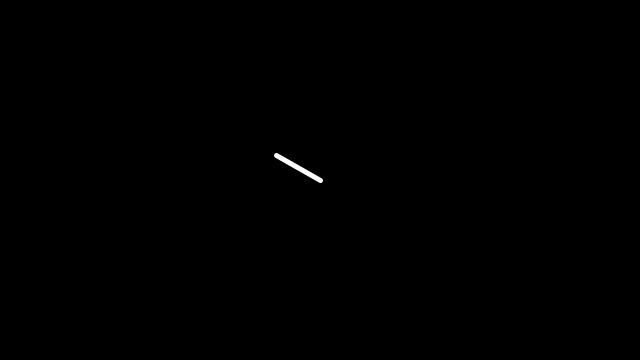
Frame 1 (no input)
Frame 60 (the mouse pressed at the canvas centre just before this capture): identical to frame 1, image omitted
Frame 120 (the mouse held since frame 60 and released just before this capture): blank canvas, image omitted

The Processing sketch that drew this single still picture (run headless with seeded random() and noise(); from frame 60 on, the mouse is pressed at the canvas centre):

// Processing sketch: ex7_vector_normalization
// ── ex7_vector_normalization.pde
/*
  Exercise 7 - Vector Normalization
*/

PVector mouse;
PVector center;

void setup() {
  size(640,360);
  center = new PVector(width/2, height/2);
}

void draw() {
  background(0);
  mouse = new PVector(mouseX, mouseY);
  
  mouse.sub(center);
  mouse.normalize();
  mouse.mult(50);
  
  translate(center.x, center.y);
  stroke(255);
  strokeWeight(5);
  line(0, 0, mouse.x, mouse.y);
}
